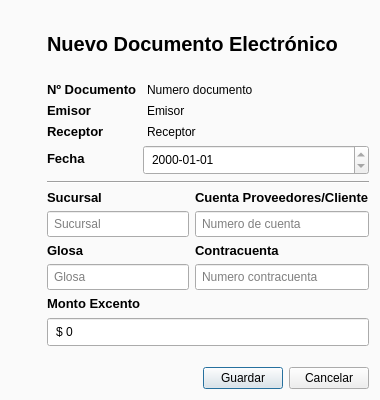
<?xml version="1.0" encoding="UTF-8"?>
<ui version="4.0">
 <class>Dialog</class>
 <widget class="QDialog" name="Dialog">
  <property name="enabled">
   <bool>true</bool>
  </property>
  <property name="geometry">
   <rect>
    <x>0</x>
    <y>0</y>
    <width>380</width>
    <height>400</height>
   </rect>
  </property>
  <property name="sizePolicy">
   <sizepolicy hsizetype="Fixed" vsizetype="Fixed">
    <horstretch>2</horstretch>
    <verstretch>0</verstretch>
   </sizepolicy>
  </property>
  <property name="minimumSize">
   <size>
    <width>380</width>
    <height>400</height>
   </size>
  </property>
  <property name="maximumSize">
   <size>
    <width>16777215</width>
    <height>16777215</height>
   </size>
  </property>
  <property name="windowTitle">
   <string>Nuevo Documento</string>
  </property>
  <property name="windowIcon">
   <iconset resource="images/images.qrc">
    <normaloff>:/newPrefix/document.png</normaloff>:/newPrefix/document.png</iconset>
  </property>
  <property name="styleSheet">
   <string notr="true">QDialog{
	background:#fafafa
}
QLineEdit,QDateEdit,QDoubleSpinBox{
	padding:4px
}</string>
  </property>
  <layout class="QGridLayout" name="gridLayout">
   <item row="2" column="8">
    <layout class="QHBoxLayout" name="horizontalLayout_2">
     <item>
      <spacer name="horizontalSpacer">
       <property name="orientation">
        <enum>Qt::Horizontal</enum>
       </property>
       <property name="sizeHint" stdset="0">
        <size>
         <width>40</width>
         <height>20</height>
        </size>
       </property>
      </spacer>
     </item>
     <item>
      <widget class="QPushButton" name="pushButton">
       <property name="text">
        <string>Guardar</string>
       </property>
      </widget>
     </item>
     <item>
      <widget class="QPushButton" name="pushButton_2">
       <property name="text">
        <string>Cancelar</string>
       </property>
      </widget>
     </item>
    </layout>
   </item>
   <item row="0" column="2" colspan="2">
    <layout class="QVBoxLayout" name="verticalLayout">
     <item>
      <widget class="QLabel" name="label">
       <property name="maximumSize">
        <size>
         <width>40</width>
         <height>60</height>
        </size>
       </property>
       <property name="font">
        <font>
         <family>Arial</family>
        </font>
       </property>
       <property name="text">
        <string/>
       </property>
       <property name="pixmap">
        <pixmap resource="images/images.qrc">:/newPrefix/document.png</pixmap>
       </property>
       <property name="scaledContents">
        <bool>true</bool>
       </property>
      </widget>
     </item>
     <item>
      <spacer name="verticalSpacer">
       <property name="font">
        <font>
         <family>Arial</family>
        </font>
       </property>
       <property name="orientation">
        <enum>Qt::Vertical</enum>
       </property>
       <property name="sizeHint" stdset="0">
        <size>
         <width>20</width>
         <height>40</height>
        </size>
       </property>
      </spacer>
     </item>
    </layout>
   </item>
   <item row="0" column="8">
    <layout class="QVBoxLayout" name="verticalLayout_3">
     <property name="leftMargin">
      <number>10</number>
     </property>
     <item>
      <widget class="QLabel" name="labelTitulo">
       <property name="font">
        <font>
         <family>Segoe UI</family>
         <pointsize>15</pointsize>
         <weight>75</weight>
         <bold>true</bold>
        </font>
       </property>
       <property name="text">
        <string>Nuevo Documento Electrónico</string>
       </property>
      </widget>
     </item>
     <item>
      <layout class="QFormLayout" name="formLayout_3">
       <property name="fieldGrowthPolicy">
        <enum>QFormLayout::AllNonFixedFieldsGrow</enum>
       </property>
       <item row="1" column="0">
        <widget class="QLabel" name="nDocumentoLabel">
         <property name="font">
          <font>
           <family>Segoe UI</family>
           <pointsize>10</pointsize>
           <weight>75</weight>
           <bold>true</bold>
          </font>
         </property>
         <property name="text">
          <string>Nº Documento</string>
         </property>
        </widget>
       </item>
       <item row="2" column="0">
        <widget class="QLabel" name="emisorLabel">
         <property name="font">
          <font>
           <family>Segoe UI</family>
           <pointsize>10</pointsize>
           <weight>75</weight>
           <bold>true</bold>
          </font>
         </property>
         <property name="text">
          <string>Emisor</string>
         </property>
        </widget>
       </item>
       <item row="3" column="0">
        <widget class="QLabel" name="receptorLabel">
         <property name="font">
          <font>
           <family>Segoe UI</family>
           <pointsize>10</pointsize>
           <weight>75</weight>
           <bold>true</bold>
          </font>
         </property>
         <property name="text">
          <string>Receptor</string>
         </property>
        </widget>
       </item>
       <item row="4" column="0">
        <widget class="QLabel" name="fechaLabel">
         <property name="font">
          <font>
           <family>Segoe UI</family>
           <pointsize>10</pointsize>
           <weight>75</weight>
           <bold>true</bold>
          </font>
         </property>
         <property name="text">
          <string>Fecha</string>
         </property>
        </widget>
       </item>
       <item row="4" column="1">
        <widget class="QDateEdit" name="fechaDateEdit">
         <property name="font">
          <font>
           <family>Segoe UI</family>
          </font>
         </property>
         <property name="readOnly">
          <bool>true</bool>
         </property>
         <property name="displayFormat">
          <string>yyyy-MM-dd</string>
         </property>
        </widget>
       </item>
       <item row="1" column="1">
        <widget class="QLabel" name="labelNDocumento">
         <property name="text">
          <string>Numero documento</string>
         </property>
         <property name="indent">
          <number>4</number>
         </property>
        </widget>
       </item>
       <item row="2" column="1">
        <widget class="QLabel" name="labelEmisor">
         <property name="text">
          <string>Emisor</string>
         </property>
         <property name="indent">
          <number>4</number>
         </property>
        </widget>
       </item>
       <item row="3" column="1">
        <widget class="QLabel" name="labelReceptor">
         <property name="text">
          <string>Receptor</string>
         </property>
         <property name="indent">
          <number>4</number>
         </property>
        </widget>
       </item>
      </layout>
     </item>
     <item>
      <widget class="Line" name="line">
       <property name="font">
        <font>
         <family>Segoe UI</family>
        </font>
       </property>
       <property name="orientation">
        <enum>Qt::Horizontal</enum>
       </property>
      </widget>
     </item>
     <item>
      <layout class="QHBoxLayout" name="horizontalLayout">
       <item>
        <layout class="QFormLayout" name="formLayout_4">
         <property name="fieldGrowthPolicy">
          <enum>QFormLayout::AllNonFixedFieldsGrow</enum>
         </property>
         <item row="0" column="0">
          <widget class="QLabel" name="sucursalLabel">
           <property name="font">
            <font>
             <family>Segoe UI</family>
             <pointsize>10</pointsize>
             <weight>75</weight>
             <bold>true</bold>
            </font>
           </property>
           <property name="text">
            <string>Sucursal</string>
           </property>
          </widget>
         </item>
         <item row="2" column="0">
          <widget class="QLabel" name="glosaLabel">
           <property name="font">
            <font>
             <family>Segoe UI</family>
             <pointsize>10</pointsize>
             <weight>75</weight>
             <bold>true</bold>
            </font>
           </property>
           <property name="text">
            <string>Glosa</string>
           </property>
          </widget>
         </item>
         <item row="1" column="0" colspan="2">
          <widget class="QLineEdit" name="sucursalLineEdit">
           <property name="font">
            <font>
             <family>Segoe UI</family>
             <pointsize>9</pointsize>
            </font>
           </property>
           <property name="placeholderText">
            <string>Sucursal</string>
           </property>
          </widget>
         </item>
         <item row="3" column="0" colspan="2">
          <widget class="QLineEdit" name="glosaLineEdit">
           <property name="font">
            <font>
             <family>Segoe UI</family>
             <pointsize>9</pointsize>
            </font>
           </property>
           <property name="placeholderText">
            <string>Glosa</string>
           </property>
          </widget>
         </item>
        </layout>
       </item>
       <item>
        <layout class="QFormLayout" name="formLayout_2">
         <property name="fieldGrowthPolicy">
          <enum>QFormLayout::AllNonFixedFieldsGrow</enum>
         </property>
         <item row="0" column="0">
          <widget class="QLabel" name="cuentaProveedoresClienteLabel">
           <property name="font">
            <font>
             <family>Segoe UI</family>
             <pointsize>10</pointsize>
             <weight>75</weight>
             <bold>true</bold>
            </font>
           </property>
           <property name="text">
            <string>Cuenta Proveedores/Cliente</string>
           </property>
          </widget>
         </item>
         <item row="1" column="0" colspan="2">
          <widget class="QLineEdit" name="cuentaProveedoresClienteLineEdit">
           <property name="font">
            <font>
             <family>Segoe UI</family>
             <pointsize>9</pointsize>
            </font>
           </property>
           <property name="placeholderText">
            <string>Numero de cuenta</string>
           </property>
          </widget>
         </item>
         <item row="2" column="0">
          <widget class="QLabel" name="contracuentaLabel">
           <property name="font">
            <font>
             <family>Segoe UI</family>
             <pointsize>10</pointsize>
             <weight>75</weight>
             <bold>true</bold>
            </font>
           </property>
           <property name="text">
            <string>Contracuenta</string>
           </property>
          </widget>
         </item>
         <item row="3" column="0" colspan="2">
          <widget class="QLineEdit" name="contracuentaLineEdit">
           <property name="font">
            <font>
             <family>Segoe UI</family>
             <pointsize>9</pointsize>
            </font>
           </property>
           <property name="placeholderText">
            <string>Numero contracuenta</string>
           </property>
          </widget>
         </item>
        </layout>
       </item>
      </layout>
     </item>
     <item>
      <layout class="QFormLayout" name="formLayout_6">
       <property name="fieldGrowthPolicy">
        <enum>QFormLayout::AllNonFixedFieldsGrow</enum>
       </property>
       <item row="0" column="0">
        <widget class="QLabel" name="montoExcentoLabel">
         <property name="font">
          <font>
           <family>Segoe UI</family>
           <pointsize>10</pointsize>
           <weight>75</weight>
           <bold>true</bold>
          </font>
         </property>
         <property name="text">
          <string>Monto Excento</string>
         </property>
        </widget>
       </item>
       <item row="1" column="0" colspan="2">
        <widget class="QDoubleSpinBox" name="montoExcentoSpinBox">
         <property name="font">
          <font>
           <family>Segoe UI</family>
           <pointsize>9</pointsize>
          </font>
         </property>
         <property name="buttonSymbols">
          <enum>QAbstractSpinBox::NoButtons</enum>
         </property>
         <property name="prefix">
          <string>$ </string>
         </property>
         <property name="decimals">
          <number>0</number>
         </property>
         <property name="maximum">
          <double>1999999999.000000000000000</double>
         </property>
        </widget>
       </item>
      </layout>
     </item>
    </layout>
   </item>
  </layout>
 </widget>
 <tabstops>
  <tabstop>fechaDateEdit</tabstop>
  <tabstop>sucursalLineEdit</tabstop>
  <tabstop>cuentaProveedoresClienteLineEdit</tabstop>
  <tabstop>glosaLineEdit</tabstop>
  <tabstop>contracuentaLineEdit</tabstop>
  <tabstop>pushButton</tabstop>
  <tabstop>pushButton_2</tabstop>
 </tabstops>
 <resources>
  <include location="images/images.qrc"/>
 </resources>
 <connections>
  <connection>
   <sender>pushButton_2</sender>
   <signal>clicked()</signal>
   <receiver>Dialog</receiver>
   <slot>reject()</slot>
   <hints>
    <hint type="sourcelabel">
     <x>388</x>
     <y>249</y>
    </hint>
    <hint type="destinationlabel">
     <x>37</x>
     <y>105</y>
    </hint>
   </hints>
  </connection>
  <connection>
   <sender>pushButton</sender>
   <signal>clicked()</signal>
   <receiver>Dialog</receiver>
   <slot>accept()</slot>
   <hints>
    <hint type="sourcelabel">
     <x>277</x>
     <y>253</y>
    </hint>
    <hint type="destinationlabel">
     <x>72</x>
     <y>151</y>
    </hint>
   </hints>
  </connection>
 </connections>
</ui>
